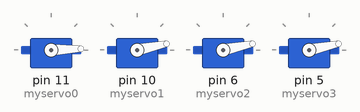
This sketch was run on a simulated Arduino Uno, built with avr-gcc and run on an emulated ATmega328P. On the bench: 4 × servo. Random numbers use the default seed unless the sketch sets one.

Above: at 0.05 s.
At 0.7 s:
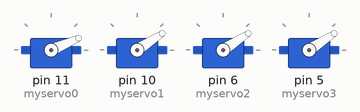
At 1.65 s:
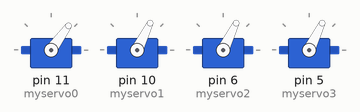
At 3.25 s:
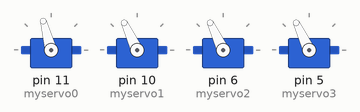
At 4.85 s:
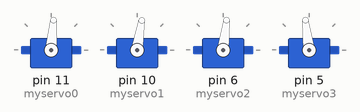
At 6.45 s:
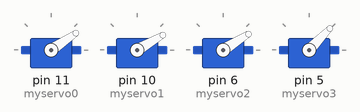
Timing chart, 0 to 8.4 s (numbered marks = the images above):
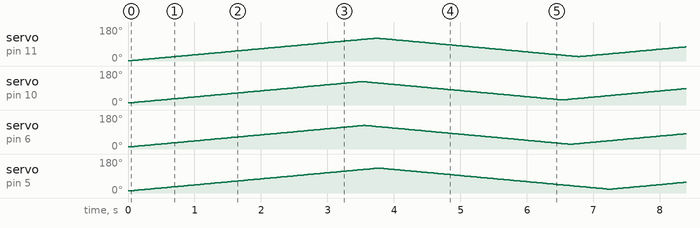

The sketch:

Autonomy_Final.ino
```cpp
#include <Servo.h>


Servo myservo0, myservo1, myservo2, myservo3, myservo4;

int servo0Start = 0, servo1Start = 10, servo2Start = 10, servo3Start = 10, servo4Start = 91;
int servo0Pos = servo0Start, servo1Pos = servo1Start, servo2Pos = servo2Start, servo3Pos = servo3Start, servo4Pos = servo4Start;
int servo0End = 120, servo1End = 180, servo2End = 180, servo3End = 180, servo4End = 180;
int servo0Increment = 1, servo1Increment = 1, servo2Increment = 1, servo3Increment = 1, servo4Increment = 1;
long servo0Interval = 30, servo1Interval = 30, servo2Interval = 30, servo3Interval = 30, servo4Interval = 30;
long servo0LastUpdate = -10000, servo1LastUpdate = -10000, servo2LastUpdate = -10000, servo3LastUpdate = -10000, servo4LastUpdate = -10000;
int val0, val1;
int proxval0, proxval1;
int proxpin0 = 0, proxpin1 = 1;

void setup() {

   Serial.begin(9600);
  myservo0.attach(11); // skinny prism
 myservo1.attach(10); // fat prism
 myservo2.attach(6); // camera
  myservo3.attach(5); // convex
  // myservo4.attach(5); // concave


}

void loop()
{

// val0 = analogRead(proxpin0);
//  //int serialValue = val0 / 8;
//  val0 = map(val0, 0, 550, 0, 170);
//
//if (val0 > 90)
// myservo0.write(95);
// Serial.println(val0);
//
////if (myservo == 95)
////    Serial.write(serialValue);
//
//
//
//val1 = analogRead(proxpin1);
// val1 = map(val1, 0, 550, 0, 170);
// if (val1 > 90)
//myservo0.write(0);
//Serial.println(val1);


  unsigned long currentMillis = millis();
// myservo4.write(95);


 // SERVO 0

 if(currentMillis - servo0LastUpdate > servo0Interval){
   servo0Pos += servo0Increment;

   // end?
  servo0End = random(120, 180);
   if(servo0Pos >= servo0End)
   servo0Increment = -1; // move backward

 // are we at the beginning?
 servo0Start = random(10, 30);
   if(servo0Pos <= servo0Start)
     servo0Increment = 1; // move forward

   myservo0.write(servo0Pos);

   servo0LastUpdate = currentMillis;

 }


 // SERVO 1
 if(currentMillis - servo1LastUpdate > servo1Interval) {
   servo1Pos += servo1Increment;

   // are we at the end?
    servo1End = random(120, 180);
   if(servo1Pos >= servo1End)
     servo1Increment = -1; // move backward

   // are we at the beginning?
   servo1Start = random(10, 30);
   if(servo1Pos <= servo1Start)
     servo1Increment = 1; // move forward

   myservo1.write(servo1Pos);

   servo1LastUpdate = currentMillis;
 }

 // SERVO 2


 if(currentMillis - servo2LastUpdate > servo2Interval) {
   servo2Pos += servo2Increment;

   // are we at the end?
   servo2End = random(120, 150);
   if(servo2Pos >= servo2End)
     servo2Increment = -1; // move backward

   // are we at the beginning?
   servo2Start = random(0, 30);
   if(servo2Pos <= servo2Start)
     servo2Increment = 1; // move forward

   myservo2.write(servo2Pos);

   servo2LastUpdate = currentMillis;


 }

 // SERVO 3

 if(currentMillis - servo3LastUpdate > servo3Interval) {
   servo3Pos += servo3Increment;

   // are we at the end?
   servo3End = random(120, 180);
   if(servo3Pos >= servo3End)
     servo3Increment = -1; // move backward

   // are we at the beginning?
   servo3Start = random(10, 30);
   if(servo3Pos <= servo3Start)
     servo3Increment = 1; // move forward

   myservo3.write(servo3Pos);

   servo3LastUpdate = currentMillis;
     }


}
```
